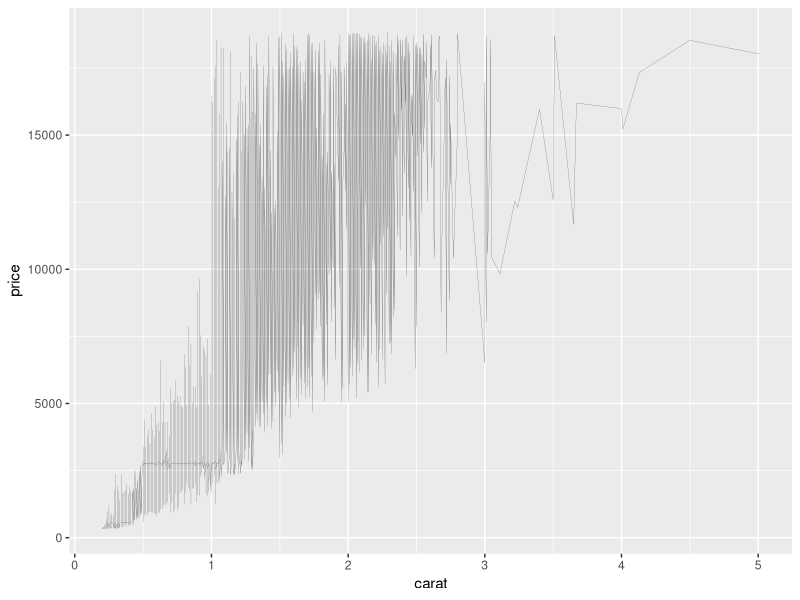
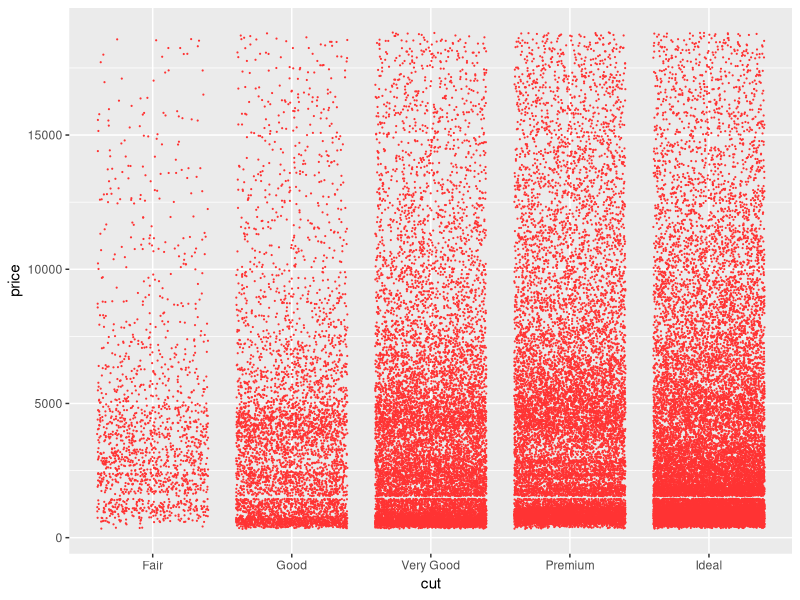
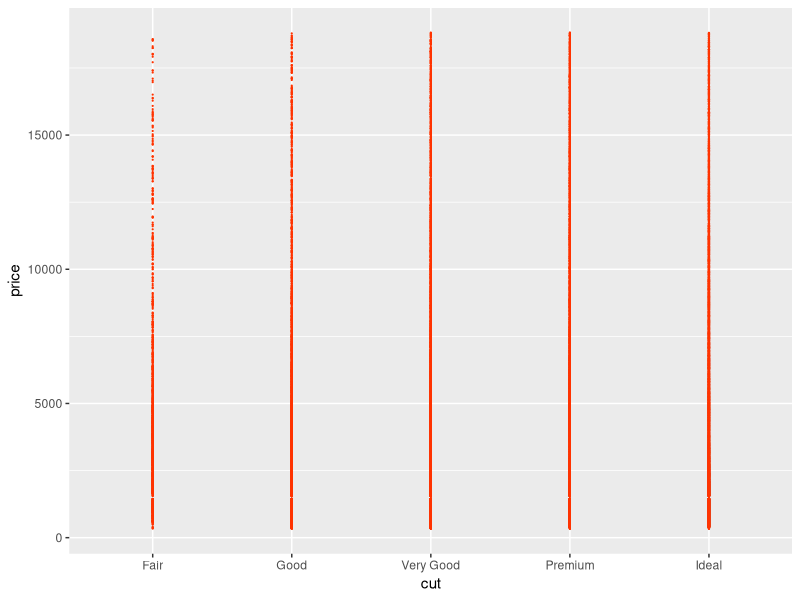
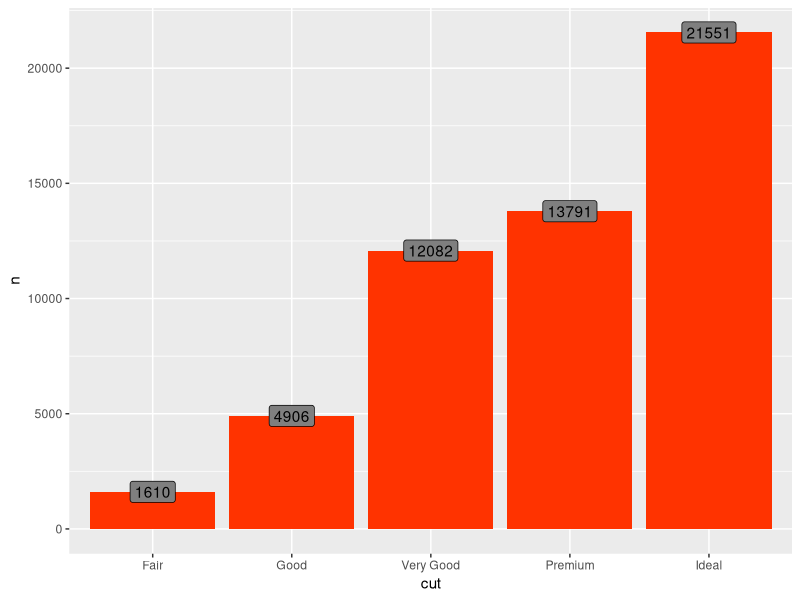
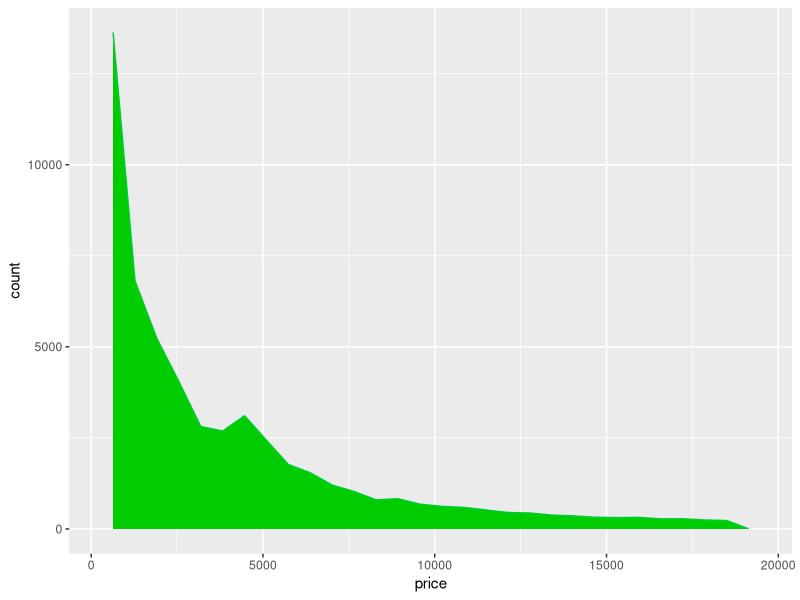

The R source for these figures, in order:
## ---- chunk 1
knitr::opts_chunk$set(echo = TRUE)
## ---- chunk 2
library(ggplot2)
library(dplyr)
library(magrittr)
## ---- chunk 3
data <- ggplot2::diamonds
glimpse(data)
## ---- chunk 4
ggplot(data=data)+geom_line(aes(x=carat,y=price),size=0.05,alpha=1)

## ---- chunk 5
ggplot(data=data)+geom_jitter(aes(x=cut,y=price),size=0.1,color="#FF3333")
## ---- chunk 6
ggplot(data=data)+geom_point(aes(x=cut,y=price),size=0.1,color="#FF3300")
## ---- chunk 7
data %>% 
  count(cut) %>% 
    ggplot()+
      geom_bar(aes(x=cut,y=n),stat="identity",fill="#FF3300")+
        geom_text(aes(x=cut,y=n,label=n),color="003300")+
          geom_label(aes(x=cut,y=n,label=n),fill="grey50")
## ---- chunk 8
ggplot(data)+geom_area(aes(x=price),fill="#00CC00",color="#00CC33",stat="bin")+scale_fill_brewer(palette="Blues")
